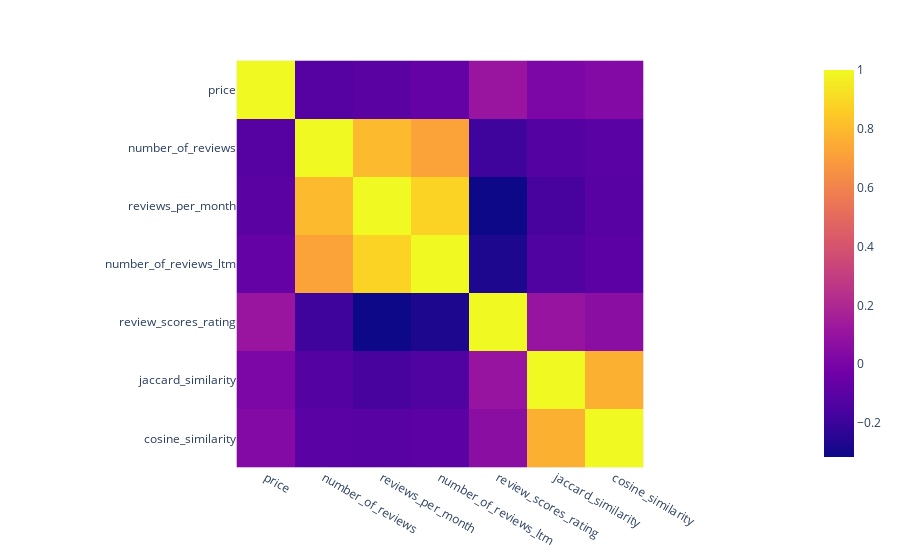

Notebook code for this chart:
### Code cell
px.imshow(df_texts[['price', 'number_of_reviews', 
                           'reviews_per_month', 'number_of_reviews_ltm', 
                           'review_scores_rating', 'jaccard_similarity', 'cosine_similarity']].corr())

### Figure 1 — Plotly figure (JSON) as saved in the notebook; plotly's stock layout.template omitted (floating-point values rounded to 4 significant figures)
{"data": [{"coloraxis": "coloraxis", "hovertemplate": "x: %{x}<br>y: %{y}<br>color: %{z}<extra></extra>", "name": "0", "type": "heatmap", "x": ["price", "number_of_reviews", "reviews_per_month", "number_of_reviews_ltm", "review_scores_rating", "jaccard_similarity", "cosine_similarity"], "xaxis": "x", "y": ["price", "number_of_reviews", "reviews_per_month", "number_of_reviews_ltm", "review_scores_rating", "jaccard_similarity", "cosine_similarity"], "yaxis": "y", "z": [[1, -0.1165, -0.1002, -0.0657, 0.1117, 0.01149, 0.03666], [-0.1165, 1, 0.799, 0.7185, -0.1899, -0.1218, -0.1025], [-0.1002, 0.799, 1, 0.8803, -0.3154, -0.1618, -0.105], [-0.0657, 0.7185, 0.8803, 1, -0.2741, -0.1364, -0.09493], [0.1117, -0.1899, -0.3154, -0.2741, 1, 0.1007, 0.06496], [0.01149, -0.1218, -0.1618, -0.1364, 0.1007, 1, 0.7646], [0.03666, -0.1025, -0.105, -0.09493, 0.06496, 0.7646, 1]]}], "layout": {"coloraxis": {"colorscale": [[0, "#0d0887"], [0.1111, "#46039f"], [0.2222, "#7201a8"], [0.3333, "#9c179e"], [0.4444, "#bd3786"], [0.5556, "#d8576b"], [0.6667, "#ed7953"], [0.7778, "#fb9f3a"], [0.8889, "#fdca26"], [1, "#f0f921"]]}, "margin": {"t": 60}, "xaxis": {"anchor": "y", "constrain": "domain", "domain": [0, 1], "scaleanchor": "y"}, "yaxis": {"anchor": "x", "autorange": "reversed", "constrain": "domain", "domain": [0, 1]}}}
